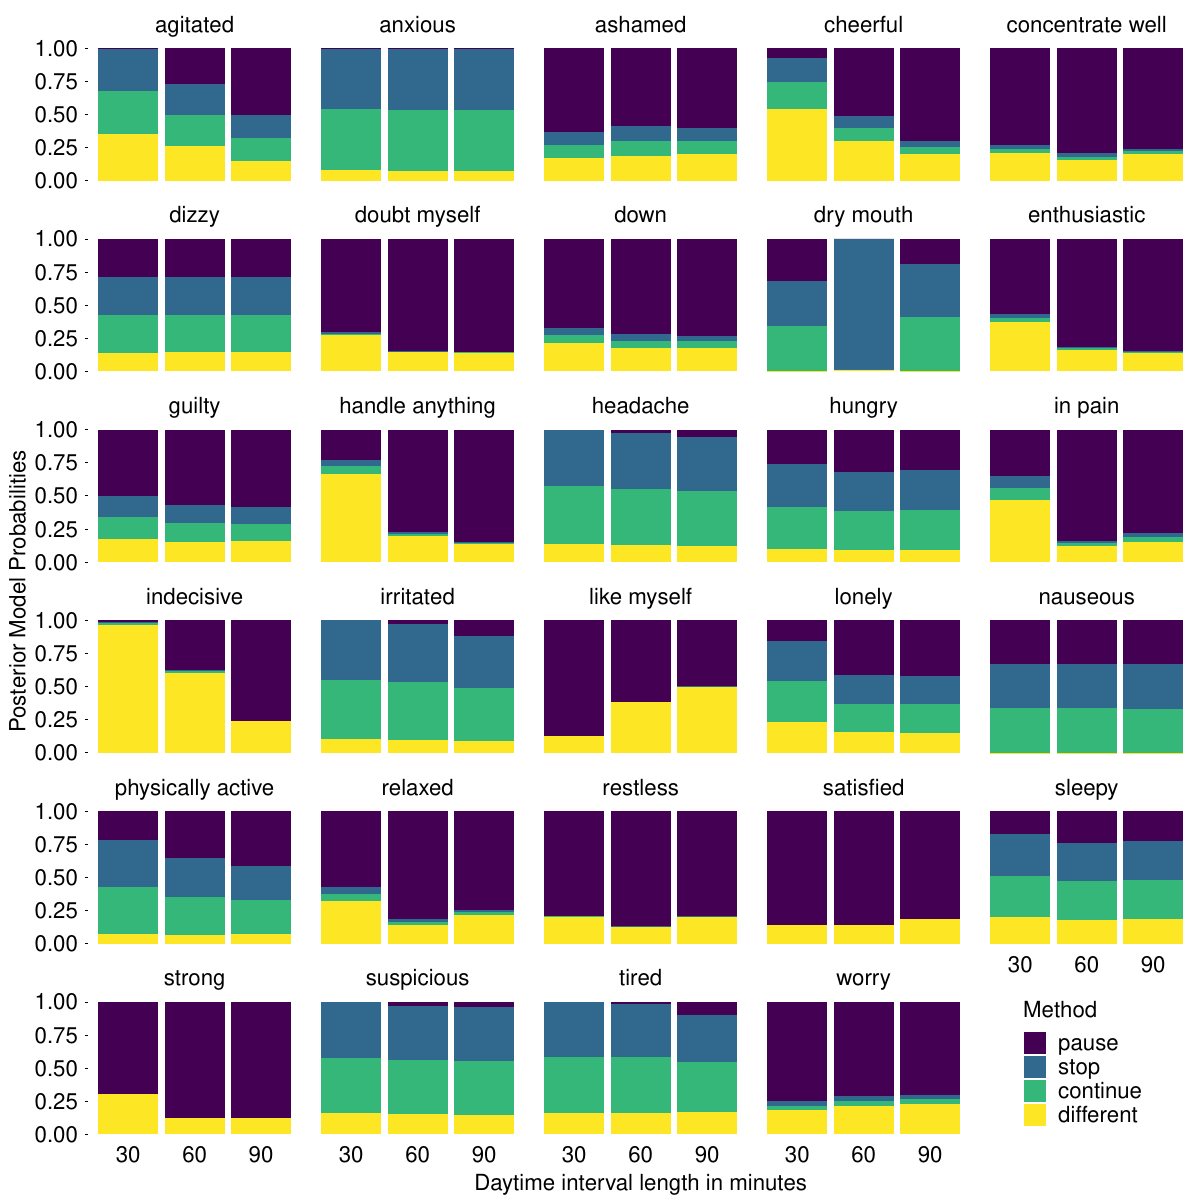

This chart was generated by the following R code:
# load("example/results/interval hour/objects.Rdata")
# 
# df_bf_hour <- df_bayes_factors[, c(".id", "BF_pd", "BF_sd", "BF_cd")]
# df_bf_hour <- tidyr::pivot_longer(df_bf_hour, cols = tidyr::starts_with("BF"))
# df_bf_hour$set <- "hour"
# 
# df_par_hour <- subset(df_pars, parameter %in% c("phi", "gamma"))
# df_par_hour$set <- "hour"
# 
# df_pmp_hour <- df_pmps
# df_pmp_hour$set <- "hour"

.getDFs <- function (r, file, set) {
  load(file[r])
  
  par <- subset(df_pars, parameter %in% c("phi", "gamma"))
  par$set <- set[r]
  
  bf <- df_bayes_factors[, c(".id", "BF_pd", "BF_sd", "BF_cd")]
  bf <- tidyr::pivot_longer(bf, cols = tidyr::starts_with("BF"))
  bf$set <- set[r]
  
  pmp <- df_pmps
  pmp$set <- set[r]
  
  return(list(par = par, bf = bf, pmp = pmp))
}

# test <- .getDFs("example/results/interval hour/objects.Rdata", "hour")

set <- c("main", "prior narrow", "prior wide", "prior nonzero",
         "interval hour", "interval hour and half")

fileNames <- sprintf("example/results/%s/objects.Rdata", set)

res <- sapply(1:length(fileNames), .getDFs, file = fileNames, set = set)

all_bfs <- data.table::rbindlist(res["bf", ])
all_pars <- data.table::rbindlist(res["par", ])
all_pmps <- data.table::rbindlist(res["pmp", ])

library(ggplot2)
library(plyr)

# all_pars$set <- factor(all_pars$set, levels = set[c(2, 1, 3:6)])
pars_interval <- subset(all_pars, set %in% c("main", "interval hour",
                                             "interval hour and half"))
pars_interval$set <- factor(pars_interval$set, levels = set[c(1, 5, 6)],
                            labels = c("30", "60", "90"))
# levels(pars_interval$set) <- c("30", "60", "90")
# pars_interval$parameter <- factor(pars_interval$parameter, levels = c("phi", "gamma"))
pars_interval <- pars_interval[order(parameter), ]

pars_interval_test <- subset(pars_interval, .id %in% c("agitated", "satisfied", "hungry", "indecisive", "like myself"))
pars_interval_test$.id <- factor(pars_interval_test$.id, 
                                 levels = c("agitated", "indecisive", 
                                            "like myself", "hungry",
                                            "satisfied"))

p_pars <- ggplot(pars_interval_test) +
  geom_hline(yintercept = 0, linewidth = 0.3) +
  geom_line(aes(x = set, y = median, group = parameter),
            linewidth = 1, position = position_dodge(width = 0.5)) +
  geom_pointrange(aes(x = set, y = median, ymin = lower, ymax = upper,
                      fill = parameter, shape = parameter),
                  linewidth = 1, size = 1, position = position_dodge(width = 0.5)) +
  facet_wrap(~ .id, ncol = 5) +
  coord_cartesian(ylim = c(-0.25, 1)) +
  scale_y_continuous(breaks = seq(-0.25, 1, 0.25)) +
  scale_x_discrete(expand = expansion(add = 0.4)) +
  labs(y = "Estimates", x = "Daytime interval length in minutes",
       fill = "Parameter", shape = "Parameter") +
  scale_shape_manual(values = c(22, 21), labels = c(expression(gamma), expression(phi))) +
  viridis::scale_fill_viridis(discrete = TRUE, labels = c(expression(gamma), expression(phi))) +
  theme_void() +
  theme(
    text = element_text(family = "sans", size = 16),
    axis.title.y = element_text(angle = 90, margin = margin(0, -5, 0, 0)),
    axis.title.x = element_blank(),
    axis.text = element_text(margin = margin(5, 5, 5, 5)),
    axis.text.y = element_text(hjust = 0.95),
    # axis.title = element_text(margin = margin(5, 5, 5, 5)),
    axis.ticks = element_line(lineend = "butt", linewidth = 0.3),
    axis.ticks.length = unit(2.5, "pt"),
    strip.text = element_text(margin = margin(5, 5, 5, 5), size = 16),
    panel.spacing = unit(20, units = "pt"),
    plot.margin = margin(5, 15, 5, 5),
    legend.position = "bottom",
    # legend.title = element_blank(),
    legend.text = element_text(size = 16),
    panel.grid.major.y = element_line(linewidth = 0.3, color = "grey85")
  ) +
  geom_segment(x = -Inf, xend = -Inf, y = -0.25, yend = 1,
               linewidth = 0.3, lineend = "square") +
  geom_segment(y = -Inf, yend = -Inf, x = 1, xend = 3,
               linewidth = 0.3, lineend = "square")

ggsave("example/results/sensitivity_estimates.pdf", width = 12, height = 12)

# all_bfs$set <- factor(all_bfs$set, levels = set[c(2, 1, 3:6)])
# ggplot(all_bfs) +
#   geom_point(aes(x = set, y = value, colour = name)) +
#   facet_wrap(~ .id, ncol = 5, scales = "free") +
#   scale_y_continuous(trans = "log10")

all_pmps$name <- factor(all_pmps$name,
                        levels = c("pause", "stop", "continue", "different"))
all_pmps$set <- factor(all_pmps$set, levels = set[c(2, 1, 3:6)])
# ggplot(all_pmps) +
#   geom_point(aes(x = set, y = value, colour = name)) +
#   facet_wrap(~ item, ncol = 5)

pmps_interval <- subset(all_pmps, set %in% c("main", "interval hour",
                                             "interval hour and half"))
pmps_interval$set <- factor(pmps_interval$set, levels = set[c(1, 5, 6)],
                            labels = c("30", "60", "90"))
pmps_interval$name <- factor(pmps_interval$name,
                             levels = c("pause", "stop",
                                        "continue", "different"),
                             labels = c("pauses", "stops",
                                        "continues", "different"))

pmps_interval_test <- subset(pmps_interval, item %in% c("agitated", "satisfied", "hungry", "indecisive", "like myself"))
pmps_interval_test$item <- factor(pmps_interval_test$item, 
                                  levels = c("agitated", "indecisive",
                                             "like myself", "hungry",
                                             "satisfied"))
p_pmps <- ggplot(pmps_interval_test) +
  facet_wrap(~ item, ncol = 5) +
  geom_bar(aes(x = set, y = value, fill = name), stat = "identity") +
  viridis::scale_fill_viridis(discrete = TRUE, name = "Method") +
  labs(y = "Posterior Model Probabilities",
       x = "Daytime interval length in minutes") +
  theme_void() +
  theme(
    text = element_text(family = "sans", size = 16),
    axis.title.y = element_text(angle = 90),
    axis.title.x = element_text(),
    legend.position = "bottom",
    # legend.direction = "vertical",
    legend.text = element_text(family = "sans", size = 16),
    # legend.box.margin = margin(0, 0, 0, 0),
    # axis.text = element_text(margin = margin(5, 5, 5, 5)),
    axis.text.y = element_text(margin = margin(5, 5, 5, 5), hjust = 0.95),
    axis.text.x = element_text(margin = margin(0, 5, 5, 5)),
    axis.ticks.y = element_line(lineend = "butt",
                                linewidth = 0.3),
    axis.ticks.length = unit(2.5, "pt"),
    strip.text = element_blank(),
    # strip.text = element_text(margin = margin(5, 5, 5, 5), size = 16),
    panel.spacing = unit(7.5, units = "pt"),
    plot.margin = margin(5, 5, 5, 5)
)

ggsave("example/results/sensitivity.pdf", width = 12, height = 12)

library(ggpubr)
p_both <- ggarrange(p_pars, p_pmps, ncol = 1)
ggsave("example/results/sensitivity_example.pdf", width = 12, height = 6)

pmps_prior <- subset(all_pmps, set %in% c("main", "prior wide",
                                          "prior narrow", "prior nonzero"))
pmps_prior$set <- factor(pmps_prior$set, levels = set[c(3, 1, 2, 4)],
                         labels = c("N(0, 2.5)", "N(0, 0.5)",
                                    "N(0, 0.1)", "N(0.3, 0.5)"))
pmps_prior$name <- factor(pmps_prior$name,
                             levels = c("pause", "stop",
                                        "continue", "different"))

ggplot(pmps_prior) +
  facet_wrap(~ item, ncol = 5) +
  geom_bar(aes(x = set, y = value, fill = name), stat = "identity") +
  viridis::scale_fill_viridis(discrete = TRUE, name = "Method") +
  theme_void() +
  theme(
    text = element_text(family = "sans", size = 16),
    axis.title.y = element_text(angle = 90),
    axis.title.x = element_text(margin = margin(-5, 5, 5, 5)),
    legend.position = c(.9, 0),
    legend.direction = "vertical",
    legend.text = element_text(family = "sans", size = 16),
    legend.box.margin = margin(-10, 0, 0, 0),
    axis.text = element_text(margin = margin(5, 5, 5, 5)),
    axis.text.y = element_text(hjust = 0.95),
    axis.text.x = element_text(angle = 60, hjust = 1.1, vjust = 1.2, size = 14),
    axis.ticks.y = element_line(lineend = "butt",
                                linewidth = 0.3),
    axis.ticks.length = unit(2.5, "pt"),
    strip.text = element_text(margin = margin(5, 5, 5, 5), size = 16),
    panel.spacing = unit(7.5, units = "pt"),
    plot.margin = margin(5, 5, 5, 5)
  ) +
  labs(y = "Posterior Model Probabilities",
       x = "Prior distribution")

ggsave("example/results/sensitivity_prior.pdf", width = 12, height = 12)
